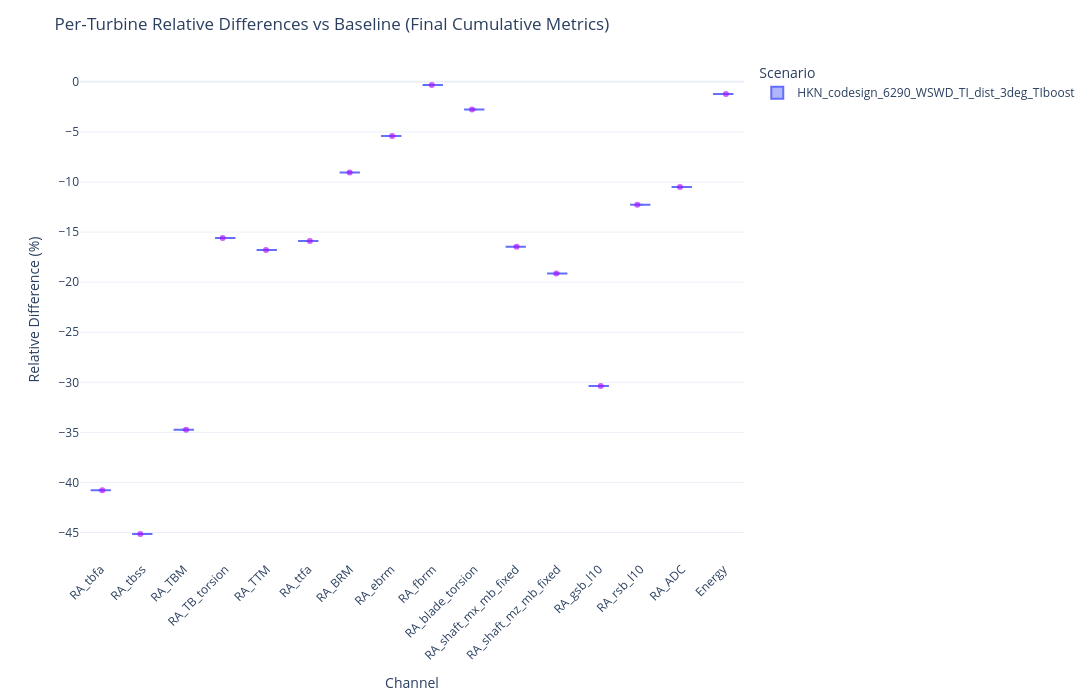

The code cell stored with this chart in its notebook:
### Code cell
# --- B) Violin + per‑turbine colored strip overlay (Energy/Revenue last) ---

import pandas as pd
import numpy as np
import plotly.express as px
import plotly.graph_objects as go
from pathlib import Path

# Reuse scenario_dirs from Cell A. First is baseline.
parquet_files = [str(Path(d) / "turbine_metrics.parquet") for d in scenario_dirs]

# Load baseline and determine columns
df_base = pd.read_parquet(parquet_files[0]).copy()

# Identify turbine ID column
tid_col = "id" if "id" in df_base.columns else (
    [c for c in df_base.columns if c.lower() in ("turbine", "turbine_id", "tid")][0]
    if any(c.lower() in ("turbine", "turbine_id", "tid") for c in df_base.columns)
    else None
)
if tid_col is None:
    tid_col = "turbine_id"
    df_base[tid_col] = range(len(df_base))

# Channels: all columns except turbine id
channels = [c for c in df_base.columns if c != tid_col]

# Reorder: put Energy & Revenue last if present
tail = [c for c in ["Energy", "Revenue"] if c in channels]
main = [c for c in channels if c not in tail]
channels_ordered = main + tail

# Baseline slice
base = df_base[[tid_col] + channels_ordered].set_index(tid_col).sort_index()

# Compute per‑turbine relative differences for each scenario vs baseline
long_records = []
for scen_dir, pq in zip(scenario_dirs[1:], parquet_files[1:]):  # skip baseline
    df_scen = pd.read_parquet(pq).copy()
    if tid_col not in df_scen.columns:
        df_scen[tid_col] = range(len(df_scen))

    scen = df_scen[[tid_col] + channels_ordered].set_index(tid_col).reindex(base.index).sort_index()

    denom = base.replace(0, pd.NA)
    rel = 100.0 * (scen - base) / denom

    rel_long = rel.reset_index().melt(id_vars=[tid_col], var_name="Channel", value_name="RelDiff")
    rel_long["Scenario"] = Path(scen_dir).name
    long_records.append(rel_long)

rel_all = pd.concat(long_records, ignore_index=True)

# Summary stats
summary = (rel_all
           .groupby(["Scenario", "Channel"])["RelDiff"]
           .agg(["mean", "min", "max", "count"])
           .reset_index()
           .sort_values(["Channel", "Scenario"]))
print("\nSummary of per‑turbine relative differences (%) vs baseline (final cumulative metrics):")
print(summary.to_string(index=False))

# ---- Figure: violins (by Scenario) + per‑turbine colored strip overlay ----

# Base violin per (Channel, Scenario)
fig = px.violin(
    rel_all,
    x="Channel",
    y="RelDiff",
    color="Scenario",
    box=True,
    points=False,    # points will come from the strip overlay

)
# for trace in fig.data:
#     if trace.type == "violin":
#         # Reduce boxplot width
#         trace.box.width = 0.4  # Default is ~0.5

        # Make the boxplot more transparent
        # trace.box.fillcolor = 'rgba(50, 50, 200, 0.3)'  # RGBA = transparent blue

        # # Optional: line color of box
        # trace.line.color = 'rgba(0, 0, 0, 0.6)'  # Slightly transparent dark gray
        # trace.box.line.color = 'black'

        # # Optional: adjust marker and meanline appearance
        # trace.meanline.color = 'red'
        # trace.meanline.width = 1

        # # Reduce violin fill opacity if desired
        # # trace.opacity = 0.99
        # trace.line.width = 0            # no violin border
        # trace.fillcolor = 'rgba(0,0,0,0)'  # fully transparent fill
        # trace.opacity = 0               # ensure violin body is hidden

# Lock x order so Energy/Revenue appear last
fig.update_xaxes(categoryorder="array", categoryarray=channels_ordered)

fig.update_layout(
    title="Per‑Turbine Relative Differences vs Baseline (Final Cumulative Metrics)",
    xaxis_title="Channel",
    yaxis_title="Relative Difference (%)",
    template="plotly_white",
    width=1400,
    height=700,
    legend_title_text="Scenario"
)
fig.update_xaxes(tickangle=-45)

# ---- Build a consistent color map for turbines across scenarios ----
unique_turbines = pd.unique(rel_all[tid_col])
# Use a long qualitative palette and cycle if needed
palette = (
    px.colors.qualitative.Alphabet
    + px.colors.qualitative.Dark24
    + px.colors.qualitative.Light24
    + px.colors.qualitative.Set3
)
if len(unique_turbines) > len(palette):
    # repeat the palette to cover all turbines
    times = int(np.ceil(len(unique_turbines) / len(palette)))
    palette = (palette * times)[:len(unique_turbines)]

tid_to_color = {tid: palette[i] for i, tid in enumerate(unique_turbines)}

# ---- Overlay a jittered strip of points colored by turbine id ----
# We do this per scenario so points align with each scenario's violin
for scen in sorted(rel_all["Scenario"].unique()):
    df_s = rel_all[rel_all["Scenario"] == scen].copy()

    # Strip with jitter, colored by turbine id; no legend to avoid clutter
    strip = px.strip(
        df_s,
        x="Channel",
        y="RelDiff",
        color=tid_col,
        stripmode="overlay",
        hover_data=[tid_col, "Scenario", "Channel", "RelDiff"],
        color_discrete_map=tid_to_color
    )

    # Tweak aesthetics and hide legends for turbine colors
    for tr in strip.data:
        tr.showlegend = False
        tr.marker.update(size=6, opacity=0.65, line=dict(width=0))
        # Keep traces grouped visually above the corresponding scenario violins
        tr.legendgroup = f"turbines_{scen}"
        fig.add_trace(tr)

fig.show()

### Figure 1 — Plotly figure (JSON) as saved in the notebook; plotly's stock layout.template omitted (floating-point values rounded to 4 significant figures)
{"data": [{"alignmentgroup": "True", "box": {"visible": true}, "hovertemplate": "Scenario=HKN_codesign_6290_WSWD_TI_dist_3deg_TIboost<br>Channel=%{x}<br>RelDiff=%{y}<extra></extra>", "legendgroup": "HKN_codesign_6290_WSWD_TI_dist_3deg_TIboost", "marker": {"color": "#636efa"}, "name": "HKN_codesign_6290_WSWD_TI_dist_3deg_TIboost", "offsetgroup": "HKN_codesign_6290_WSWD_TI_dist_3deg_TIboost", "orientation": "v", "points": false, "scalegroup": "True", "showlegend": true, "type": "violin", "x": ["RA_tbfa", "RA_tbss", "RA_TBM", "RA_TB_torsion", "RA_TTM", "RA_ttfa", "RA_BRM", "RA_ebrm", "RA_fbrm", "RA_blade_torsion", "RA_shaft_mx_mb_fixed", "RA_shaft_mz_mb_fixed", "RA_gsb_l10", "RA_rsb_l10", "RA_ADC", "Energy"], "x0": " ", "xaxis": "x", "y": [-40.79, -45.15, -34.73, -15.59, -16.78, -15.89, -9.055, -5.402, -0.31, -2.767, -16.48, -19.14, -30.37, -12.28, -10.51, -1.215], "y0": " ", "yaxis": "y"}, {"alignmentgroup": "True", "boxpoints": "all", "customdata": [[0, "HKN_codesign_6290_WSWD_TI_dist_3deg_TIboost"], [0, "HKN_codesign_6290_WSWD_TI_dist_3deg_TIboost"], [0, "HKN_codesign_6290_WSWD_TI_dist_3deg_TIboost"], [0, "HKN_codesign_6290_WSWD_TI_dist_3deg_TIboost"], [0, "HKN_codesign_6290_WSWD_TI_dist_3deg_TIboost"], [0, "HKN_codesign_6290_WSWD_TI_dist_3deg_TIboost"], [0, "HKN_codesign_6290_WSWD_TI_dist_3deg_TIboost"], [0, "HKN_codesign_6290_WSWD_TI_dist_3deg_TIboost"], [0, "HKN_codesign_6290_WSWD_TI_dist_3deg_TIboost"], [0, "HKN_codesign_6290_WSWD_TI_dist_3deg_TIboost"], [0, "HKN_codesign_6290_WSWD_TI_dist_3deg_TIboost"], [0, "HKN_codesign_6290_WSWD_TI_dist_3deg_TIboost"], [0, "HKN_codesign_6290_WSWD_TI_dist_3deg_TIboost"], [0, "HKN_codesign_6290_WSWD_TI_dist_3deg_TIboost"], [0, "HKN_codesign_6290_WSWD_TI_dist_3deg_TIboost"], [0, "HKN_codesign_6290_WSWD_TI_dist_3deg_TIboost"]], "fillcolor": "rgba(255,255,255,0)", "hoveron": "points", "hovertemplate": "id=%{customdata[0]}<br>Channel=%{x}<br>RelDiff=%{y}<br>Scenario=%{customdata[1]}<extra></extra>", "legendgroup": "turbines_HKN_codesign_6290_WSWD_TI_dist_3deg_TIboost", "line": {"color": "rgba(255,255,255,0)"}, "marker": {"color": "#AA0DFE", "line": {"width": 0}, "opacity": 0.65, "size": 6}, "name": "0", "offsetgroup": "0", "orientation": "v", "pointpos": 0, "showlegend": false, "type": "box", "x": ["RA_tbfa", "RA_tbss", "RA_TBM", "RA_TB_torsion", "RA_TTM", "RA_ttfa", "RA_BRM", "RA_ebrm", "RA_fbrm", "RA_blade_torsion", "RA_shaft_mx_mb_fixed", "RA_shaft_mz_mb_fixed", "RA_gsb_l10", "RA_rsb_l10", "RA_ADC", "Energy"], "x0": " ", "xaxis": "x", "y": [-40.79, -45.15, -34.73, -15.59, -16.78, -15.89, -9.055, -5.402, -0.31, -2.767, -16.48, -19.14, -30.37, -12.28, -10.51, -1.215], "y0": " ", "yaxis": "y"}], "layout": {"height": 700, "legend": {"title": {"text": "Scenario"}, "tracegroupgap": 0}, "margin": {"t": 60}, "title": {"text": "Per‑Turbine Relative Differences vs Baseline (Final Cumulative Metrics)"}, "violinmode": "group", "width": 1400, "xaxis": {"anchor": "y", "categoryarray": ["RA_tbfa", "RA_tbss", "RA_TBM", "RA_TB_torsion", "RA_TTM", "RA_ttfa", "RA_BRM", "RA_ebrm", "RA_fbrm", "RA_blade_torsion", "RA_shaft_mx_mb_fixed", "RA_shaft_mz_mb_fixed", "RA_gsb_l10", "RA_rsb_l10", "RA_ADC", "Energy"], "categoryorder": "array", "domain": [0, 1], "tickangle": -45, "title": {"text": "Channel"}}, "yaxis": {"anchor": "x", "domain": [0, 1], "title": {"text": "Relative Difference (%)"}}}}
